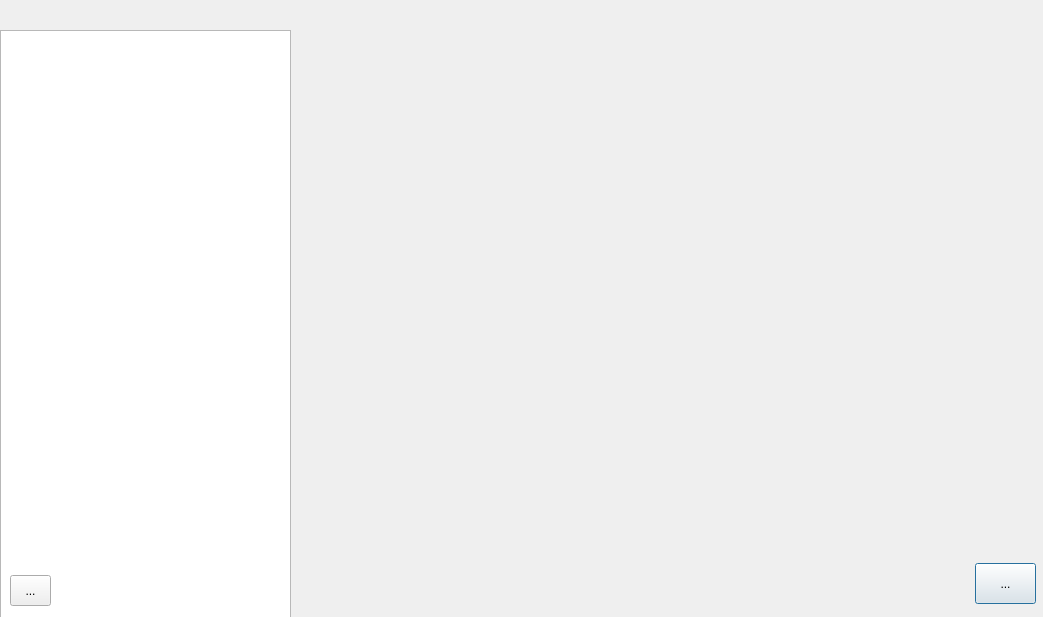
<?xml version="1.0" encoding="UTF-8"?>
<ui version="4.0">
 <class>SecondWindow</class>
 <widget class="QDialog" name="SecondWindow">
  <property name="geometry">
   <rect>
    <x>0</x>
    <y>0</y>
    <width>1043</width>
    <height>617</height>
   </rect>
  </property>
  <property name="windowTitle">
   <string>Dialog</string>
  </property>
  <widget class="QLabel" name="image">
   <property name="geometry">
    <rect>
     <x>290</x>
     <y>-10</y>
     <width>761</width>
     <height>661</height>
    </rect>
   </property>
   <property name="text">
    <string/>
   </property>
   <property name="pixmap">
    <pixmap>img/Карта-2.png</pixmap>
   </property>
  </widget>
  <widget class="QListWidget" name="listWidget">
   <property name="geometry">
    <rect>
     <x>0</x>
     <y>30</y>
     <width>291</width>
     <height>591</height>
    </rect>
   </property>
  </widget>
  <widget class="QPushButton" name="pushButton">
   <property name="geometry">
    <rect>
     <x>975</x>
     <y>563</y>
     <width>61</width>
     <height>41</height>
    </rect>
   </property>
   <property name="text">
    <string>...</string>
   </property>
  </widget>
  <widget class="QToolButton" name="update">
   <property name="geometry">
    <rect>
     <x>10</x>
     <y>575</y>
     <width>41</width>
     <height>31</height>
    </rect>
   </property>
   <property name="text">
    <string>...</string>
   </property>
   <property name="icon">
    <iconset resource="resource.qrc">
     <normaloff>:/img/img/update.png</normaloff>:/img/img/update.png</iconset>
   </property>
  </widget>
 </widget>
 <resources>
  <include location="resource.qrc"/>
 </resources>
 <connections/>
</ui>
